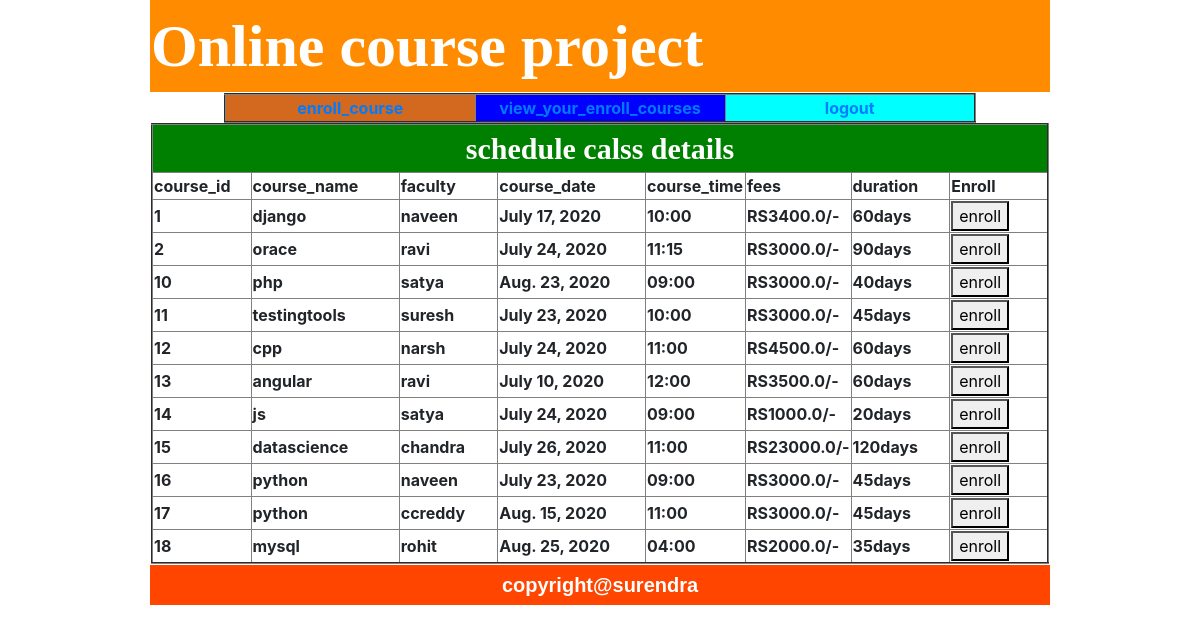
Screenshot of /student_enroll/ with the database file from the repository.
### app/models.py (models this page shows)
class Course(models.Model):
    cno=models.AutoField(primary_key=True)
    cname=models.CharField(max_length=64)
    faculty=models.CharField(max_length=64)
    class_date=models.DateField(default=True)
    class_time=models.CharField(max_length=54)
    fees=models.FloatField(max_length=34)
    duration=models.IntegerField()

### app/views.py (the view)
# urls.py: path('student_enroll/',views.student_enroll,name='student_enroll'),
def student_enroll(request):
    return render(request,'welcome_student.html',{'data':Course.objects.all()})

### templates/welcome_student.html (shortened to what this page needs)
{% extends 'common.html' %}
{% block pwn %}
    <table border="2" align="center">
     <tr><th width="250" style="text-align: center; background-color: chocolate"><a href="{% url 'student_enroll' %}">enroll_course</a></th><th width="250" style="text-align: center; background-color: blue"><a href="{% url 'view_enroll' %}?sname={{user.username}}">view_your_enroll_courses</a></th><th width="250" style="text-align: center; background-color: cyan"><a href="{% url 'student_logout' %}">logout</a></th></tr>
    </table>
{% if data %}
    <table align="center" border="2">
        <tr>
            <th colspan="9" style="width: 300px;text-align: center;font-family: 'Agency FB';background-color: green;color: white;font-size: 30px">
                schedule calss details
            </th>
        </tr>
        <tr>
            <th width="100">course_id</th>
            <th width="100">course_name</th>
            <th width="100">faculty</th>
            <th width="100">course_date</th>
            <th width="100">course_time</th>
            <th width="100">fees</th>
            <th width="100">duration</th>
            <th width="100">Enroll</th>
        </tr>
            {% for x in data %}
                <tr>
            <th width="100">{{ x.cno }}</th>
            <th width="150">{{ x.cname }}</th>
            <th width="100">{{ x.faculty }}</th>
            <th width="150">{{ x.class_date }}</th>
            <th width="100">{{ x.class_time }}</th>
            <th width="100">RS{{ x.fees}}/-</th>
                <th width="100">{{ x.duration }}days</th>
                    <th width="100"><a href="{% url 'enroll_course' %}?cname={{ x.cname }}&name={{ user.username }}"><button type="submit">enroll</button></a></th>
                </tr>
            {% endfor %}
    </table>
    {% endif %}
{% endblock %}

### rows the page displays
Course: cno "1", cname "django", faculty "naveen", class_date "July 17, 2020", class_time "10:00", fees "3400.0", duration "60"
Course: cno "2", cname "orace", faculty "ravi", class_date "July 24, 2020", class_time "11:15", fees "3000.0", duration "90"
Course: cno "10", cname "php", faculty "satya", class_date "Aug. 23, 2020", class_time "09:00", fees "3000.0", duration "40"
Course: cno "11", cname "testingtools", faculty "suresh", class_date "July 23, 2020", class_time "10:00", fees "3000.0", duration "45"
Course: cno "12", cname "cpp", faculty "narsh", class_date "July 24, 2020", class_time "11:00", fees "4500.0", duration "60"
Course: cno "13", cname "angular", faculty "ravi", class_date "July 10, 2020", class_time "12:00", fees "3500.0", duration "60"
Course: cno "14", cname "js", faculty "satya", class_date "July 24, 2020", class_time "09:00", fees "1000.0", duration "20"
Course: cno "15", cname "datascience", faculty "chandra", class_date "July 26, 2020", class_time "11:00", fees "23000.0", duration "120"
Course: cno "16", cname "python", faculty "naveen", class_date "July 23, 2020", class_time "09:00", fees "3000.0", duration "45"
Course: cno "17", cname "python", faculty "ccreddy", class_date "Aug. 15, 2020", class_time "11:00", fees "3000.0", duration "45"
Course: cno "18", cname "mysql", faculty "rohit", class_date "Aug. 25, 2020", class_time "04:00", fees "2000.0", duration "35"
